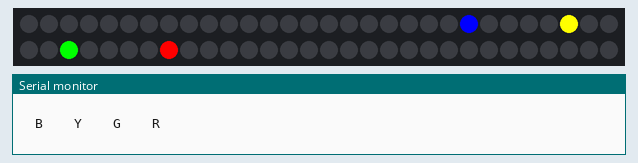
Bench run of a sketch on a simulated Arduino Uno, built with avr-gcc and run on an emulated ATmega328P. Shown: 60 RGB LEDs in strip order, left to right, continuing on the next row, the last lines printed to the serial monitor. Random numbers use the default seed unless the sketch sets one.

Above: at 0.05 s.
At 4.85 s:
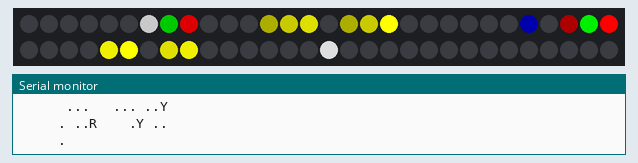
At 9.75 s:
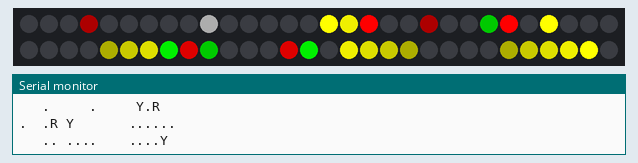
At 19.95 s:
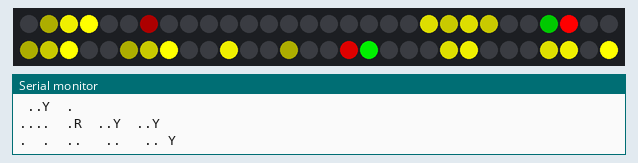
At 29.05 s:
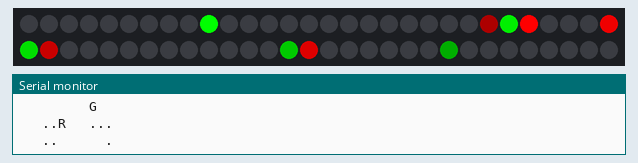
At 39.85 s:
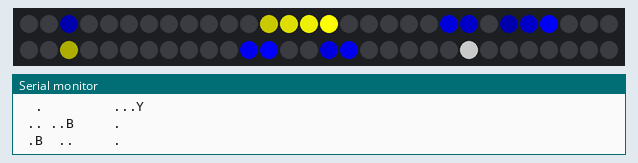

The sketch:

Tron_Cycles.ino
```cpp
//#include <Adafruit_GFX.h>
#include <Adafruit_NeoPixel.h>
#include <Streaming.h>
#include <Metro.h>

// GRN > RED
//  ^     v
// YEL < BLU

#define RIM_PIN 13
#define RIM_X 20
#define RIM_Y 3
#define RIM_SEG_LENGTH RIM_X/4 // floor(RIM_N/4)=27
#define RED_OFFSET 12
#define RED_X (RED_OFFSET + RIM_SEG_LENGTH) % RIM_X
#define BLU_X (RED_X + RIM_SEG_LENGTH) % RIM_X
#define YEL_X (BLU_X + RIM_SEG_LENGTH) % RIM_X
#define GRN_X (YEL_X + RIM_SEG_LENGTH) % RIM_X
#define ALL_Y 1

#define UPDATE_INTERVAL 100UL
Metro updateCycles(UPDATE_INTERVAL);

#define ADD_INTERVAL 1000UL
Metro addCycles(ADD_INTERVAL);

Adafruit_NeoPixel rimJob = Adafruit_NeoPixel(RIM_X*RIM_Y, RIM_PIN, NEO_GRB + NEO_KHZ800);

const uint32_t Red = rimJob.Color(255, 0, 0);
const uint32_t Yel = rimJob.Color(255, 255, 0);
const uint32_t Grn = rimJob.Color(0, 255, 0);
const uint32_t Blu = rimJob.Color(0, 0, 255);
const uint32_t Dead = rimJob.Color(0, 0, 0);
const uint32_t White = rimJob.Color(255, 255, 255);

// tracks the cycles
typedef struct {
  boolean live; // live or dead
  uint32_t x,y; // location
  uint32_t color; // color of the cycle
} cycle_t;

#define MAX_CYCLES 20
cycle_t cycles[MAX_CYCLES];

void setup() {

  Serial.begin(115200);

  // put your setup code here, to run once:
  // Neopixel strips
  rimJob.begin();

  // clear strip
  for( int p=0; p<rimJob.numPixels(); p++ ) rimJob.setPixelColor(p, Dead);

  Serial << F("numPixels: ") << rimJob.numPixels() << endl;

  // clear cycles
  for( int c=0; c<MAX_CYCLES; c++ ) {
    cycles[c].live=false;
  }

  addCycle(RED_X, ALL_Y, Red);
  addCycle(GRN_X, ALL_Y, Grn);
  addCycle(BLU_X, ALL_Y, Blu);
  addCycle(YEL_X, ALL_Y, Yel);

  Serial << F("Startup complete.") << endl;

  rimJob.show();
  serialPrint();

}

void loop() {
  // put your main code here, to run repeatedly:
  if( updateCycles.check() ) {
    fadeCycles();
    moveCycles();
    serialPrint();
    rimJob.show();
  }
  if( addCycles.check() ) {
    switch( random(0,4) ) {
      case 0: addCycle(RED_X, ALL_Y, Red); break;
      case 1: addCycle(GRN_X, ALL_Y, Grn); break;
      case 2: addCycle(BLU_X, ALL_Y, Blu); break;
      case 3: addCycle(YEL_X, ALL_Y, Yel); break;
    }
  }
}

void serialPrint() {
  static unsigned long it=0;
  Serial << endl << it << F(":") << endl;
  for( int y=0; y<RIM_Y; y++) {
    for( int x=0; x<RIM_X; x++) {
      uint32_t c = rimJob.getPixelColor(getPixelN(x,y));
      boolean isC = isCycle(x,y);
      char p;

           if( isC && c==Red ) p = 'R';
      else if( isC && c==Grn ) p = 'G';
      else if( isC && c==Blu ) p = 'B';
      else if( isC && c==Yel ) p = 'Y';
      else if( isC ) p = '!'; // BAD: cycles have a color
      else if( c==Red ) p = 'r';
      else if( c==Grn ) p = 'g';
      else if( c==Blu ) p = 'b';
      else if( c==Yel ) p = 'y';
      else if( c==Dead ) p = ' ';
      else if( c==White ) p = '*';
      else p = '.'; // faded/cycle trail

      Serial << p;
    }
    Serial << endl;
  }

  it++;
}

// looks for active cycle at a pixel location
boolean isCycle(int x, int y) {
  for( int c=0; c<MAX_CYCLES; c++ ) {
    if( cycles[c].live && cycles[c].x==x && cycles[c].y==y )
      return( true );
  }
  return( false );
}

void addCycle(uint32_t x, uint32_t y, uint32_t color) {

  byte availableCycle=0;
  while( cycles[availableCycle].live ) {
    availableCycle++;
    if( availableCycle == MAX_CYCLES ) {
      Serial << F("addCycle error.  no available cycle slots.  Halting!") << endl;
      while(1);
    }
  }

  rimJob.setPixelColor(getPixelN(x,y), color);

  cycles[availableCycle].x = x;
  cycles[availableCycle].y = y;
  cycles[availableCycle].color = color;
  cycles[availableCycle].live = true;
}

void fadeCycles() {
  const int trailLength = RIM_SEG_LENGTH; // a light cycle leaves a trail as long as 1/4 of the rim circumference
  const int fadeAmount = 255 / trailLength;

  for( int p=0; p<rimJob.numPixels(); p++ ) {
    uint32_t c = rimJob.getPixelColor(p);

    // assuming GRB order.
    byte red = constrain( (int)((c << 16) >> 24) - fadeAmount, 0, 255);
    byte green = constrain( (int)((c << 8) >> 24) - fadeAmount, 0, 255);
    byte blue = constrain( (int)((c << 24) >> 24) - fadeAmount, 0, 255);

    rimJob.setPixelColor(p, red, green, blue);
  }
}

void moveCycles() {
  for( byte c=0; c<MAX_CYCLES; c++ ) {
    if( cycles[c].live ) {
      moveThisCycle(c);
     }
  }
}

void moveThisCycle(byte c) {
  int cw = (int)cycles[c].x+1;
  if( cw<0 ) cw = RIM_X-1;
  else if ( cw >= RIM_X) cw = 0;

  int ccw = (int)cycles[c].x-1;
  if( ccw<0 ) ccw = RIM_X-1;
  else if ( ccw >= RIM_X) ccw = 0;

  uint32_t moveX[4] = {
    cw, // CW. wrap.
    ccw, // CCW. wrap
    cycles[c].x, // DOWN
    cycles[c].x, // UP
  };
  uint32_t moveY[4] = {
    cycles[c].y, // CW
    cycles[c].y, // CCW
    constrain(((int)cycles[c].y+1), 0, RIM_Y-1), // DOWN.  no wrap.
    constrain(((int)cycles[c].y-1), 0, RIM_Y-1), // UP. no wrap.
  };

  // preference for moves
  byte movePref[4];
/*
  // prefer CW/CCW over UP/DOWN
  movePref[0]=random(0,2); // either CW or CCW.
  movePref[1]=movePref[0]==0 ? 1 : 0;
  movePref[2]=random(2,4); // either UP or DOWN.
  movePref[3]=movePref[2]==2 ? 3 : 2;
*/
  // equal preference
  movePref[0]=random(0,4); // any
  movePref[1]=(movePref[0]+1) % 4;
  movePref[2]=(movePref[1]+1) % 4;
  movePref[3]=(movePref[2]+1) % 4;

  // try some moves
  for( byte m=0; m<4; m++ ) {
    if( rimJob.getPixelColor(getPixelN(moveX[movePref[m]], moveY[movePref[m]])) == Dead ) {
      // good.
      cycles[c].x = moveX[movePref[m]];
      cycles[c].y = moveY[movePref[m]];

      rimJob.setPixelColor(getPixelN(cycles[c].x,cycles[c].y), cycles[c].color);

      return;
    }
  }
  // uh oh. smash!
  cycles[c].live = false;
  rimJob.setPixelColor(getPixelN(cycles[c].x,cycles[c].y), White);

/*
  Serial << "Oh dear! Cycle " << c << " died." << endl;
  Serial << "Moves available: " << endl;
  for( byte m=0; m<4; m++ ) {
    Serial << "X=" << moveX[movePref[m]] << " Y=" << moveY[movePref[m]] << endl;
  }
  Serial << "Result: ";
  */
}

// returns the i-th pixel mapped to x,y
uint32_t getPixelN(uint32_t x, uint32_t y) {
  if( x >= RIM_X || y >= RIM_Y ) {
    Serial << F("getPixelN error: out of range.  x=") << x << F(" y=") << y << endl << F("Halting.") << endl;
    while(1);
  }
  return( y*RIM_X + x ); // this could be right?
}
```
